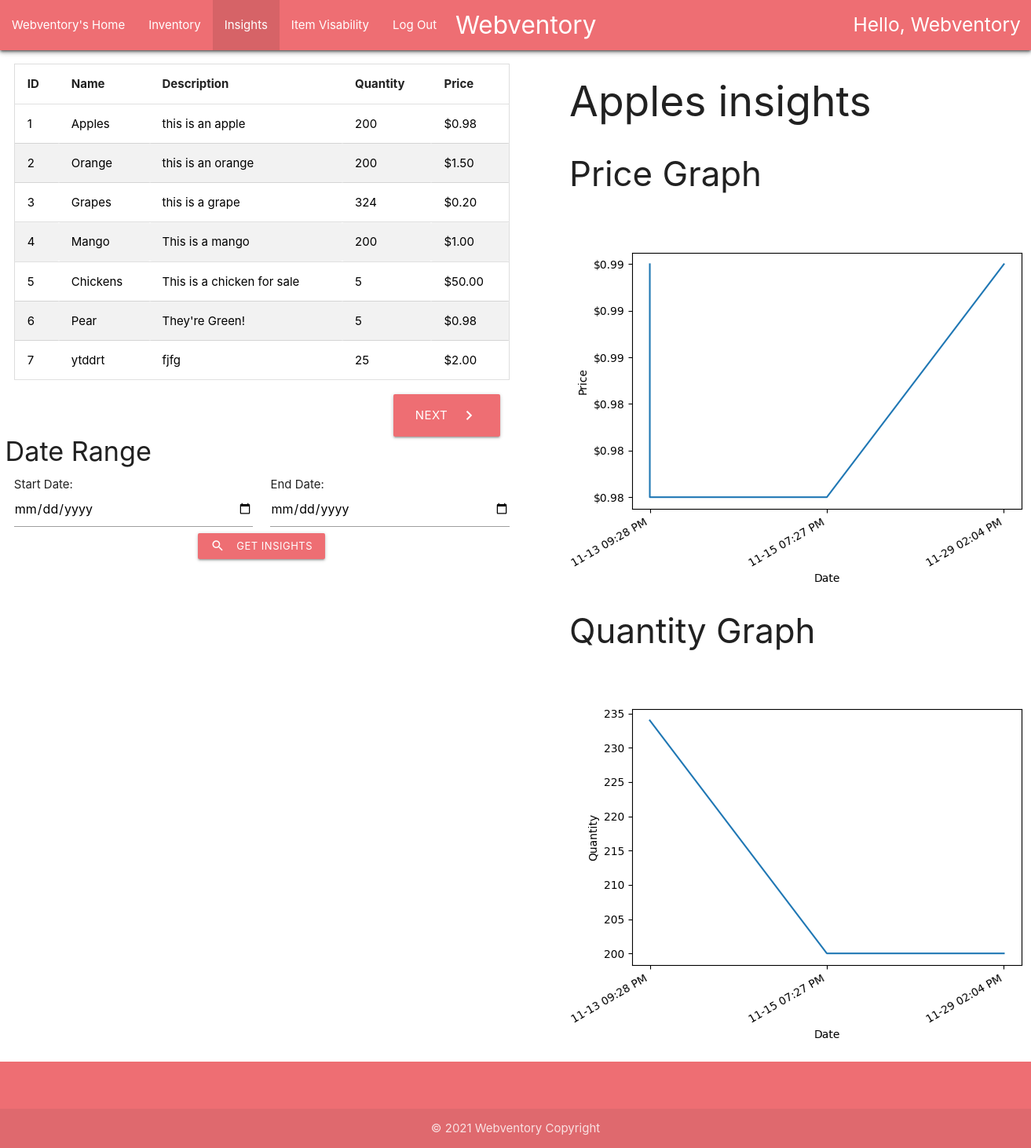
The app's page /userInsights/1/ (signed in), older data.
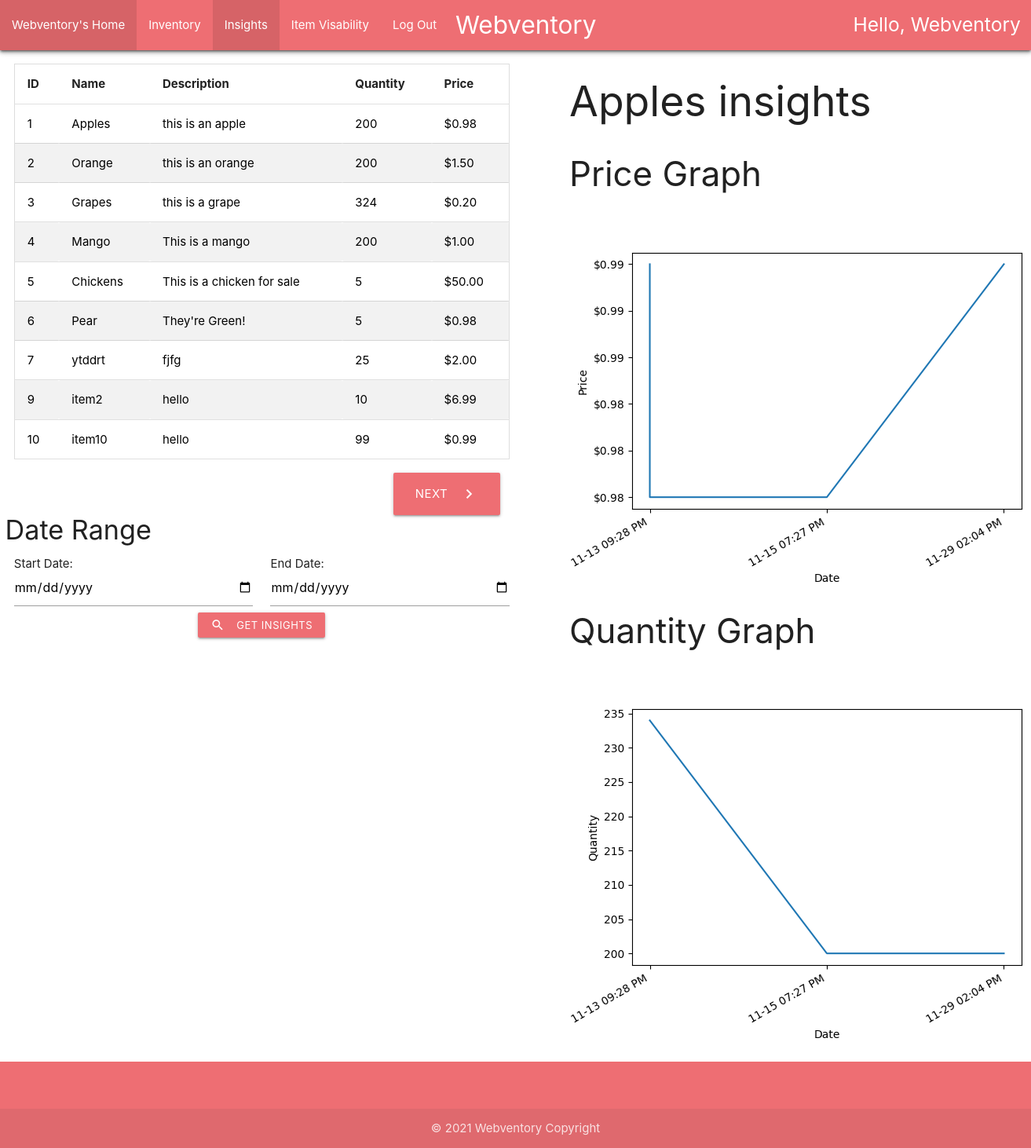
The same page, newer data.
### home/models.py (models this page shows, shortened)
class User(AbstractUser):
    username: str = models.CharField(max_length=30, unique=True)
    email: str = models.CharField(max_length=100)
    password: str = models.CharField(max_length=30)
    def __str__(self) -> str:
        return self.username

class Item(models.Model):
    id: int = models.AutoField(unique=True, primary_key=True)
    name: str = models.CharField(max_length=30)
    description: str = models.CharField(max_length=100)
    quantity: int = models.IntegerField()
    price: float = models.DecimalField(max_digits=9, decimal_places=2)
    user_visibility: str = models.TextField()
    def get_user_visibility(self) -> List[str]:
        return self.user_visibility.split(',')

### home/views.py (the view)
# urls.py: path('userInsights/', views.user_insights),
@login_required(login_url='/login')
def user_insights(request, item_id=0, item_range=10) -> render:
    date_pattern = re.compile("[\d]{4}-[\d]{2}-[\d]{2}")
    items: Item = Item.objects.filter(id__range=(
        (item_range - 10), item_range), user_visibility__contains=f'{request.user},').select_related()
    item_history: ItemHistory = str()
    if item_id != 0:
        item: Item = Item.objects.get(id=item_id)
        if request.POST:
            if request.POST.get('start_date_query') and request.POST.get('end_date_query'):
                if date_pattern.match(request.POST.get('start_date_query')) is not None and date_pattern.match(request.POST.get('end_date_query')) is not None:
                    start_date_query: date = request.POST['startDate'].split(
                        '-')
                    end_date_query: date = request.POST['endDate'].split('-')
                    start_date: datetime = datetime.datetime(int(start_date_query[0]), int(
                        start_date_query[1]), int(start_date_query[2]))
                    end_date: datetime = datetime.datetime(int(end_date_query[0]), int(
                        end_date_query[1]), int(end_date_query[2]))
                    if (start_date < end_date):
                        item_history = ItemHistory.objects.filter(
                            item_id=item, date_of_change__gte=start_date, date_of_change__lte=end_date)
                    else:
                        item_history = ItemHistory.objects.filter(
                            item_id=item).select_related()
        else:
            item_history: ItemHistory = ItemHistory.objects.filter(
                item_id=item).select_related()
        price_graph = quantity_graph = ''
        if len(item_history) > 1:
            date_change: List[date] = [x.date_of_change.strftime(
                '%m-%d %I:%M %p') for x in item_history if x.date_of_change]
            price_graph: str = f"home/temp/{request.user}/" + str(graph(
                date_change,
                [y.price_after for y in item_history
                 if y.price_after], str(request.user), True))
            quantity_graph = f"home/temp/{request.user}/" + str(graph(
                date_change,
                [y.quantity_after for y in item_history if
                 y.quantity_after], str(request.user), False))
        file_does_not_exist: bool = False if price_graph else True
        return render(request, 'home/userHomeInsights.html', {"username": str(request.user).title(),
                                                              "items": items,
                                                              "price_graph": price_graph,
                                                              "quantity_graph": quantity_graph,
                                                              "item": item,
                                                              "item_id": item_id, "item_range": item_range, "file_does_not_exist": file_does_not_exist})
    return render(request, 'home/userHomeInsights.html',
                  {"username": str(request.user).title(), "items": items, "item_id": item_id,
                   "item_range": item_range, })

### home/figures.py (called while the page is built)
def graph(x: List[date], y: List[Union[float, int]], username: str, is_price_graph: bool) -> str:
    fig, ax = plt.subplots()
    ax.plot(x, y)
    ax.set(xlabel="Date")
    if is_price_graph:
        ax.yaxis.set_major_formatter(StrMethodFormatter('${x:.2f}'))
        ax.set(ylabel="Price")
    else:
        ax.set(ylabel="Quantity")
    fig.autofmt_xdate()
    user_path = os.path.join(os.path.dirname(
        __file__), "static", "home", "temp", f'{username}')
    if not os.path.exists(user_path):
        os.makedirs(user_path)
    os.chdir(user_path)
    filename: str = f'graph_{random.randint(0,sys.maxsize)}.png'
    fig.savefig(filename, format="png")
    return filename

### home/templates/home/userHomeInsights.html (shortened to what this page needs)
{% extends 'home/userHome.html' %}  {% block content %}
{% include 'home/navbar.html' with insights="active" %}
<div class="container-fluid">
  <div class="row" style="padding-left: 0.5%">
    <div class="col s6 left">
      {% include 'home/inventoryTable.html' with rootPage="userInsights"%}
    </div>
    <div class="col s6 right container" style="padding-right: 2%; padding-left: 5%">
      {% load static %}
      {% if item %}
      <h2 style="margin-bottom: 40px">{{item.name}} insights</h2>
      {% endif %}
      {%if item and user.username in item.get_user_visibility %}
      <h3>Price Graph</h3>
      <span style="font-size: 30px; font-weight: bold">
        <img src="{% static price_graph %}" alt="No insights found yet!" />
      </span>
      <h3>Quantity Graph</h3>
      <span style="font-size: 30px; font-weight: bold">
        <img src="{% static quantity_graph %}" alt="No insights found yet!" />
      </span>
      {% elif not item %}
      <div class="center">
        {% include "home/card.html" with msg="Select an item to see your insights." %}
        <br><br><br><br><br><br><br><br><br><br><br><br><br><br><br><br><br><br><br><br><br><br><br>
      </div>
      {% else %}
      <h3>No insights found yet!</h3>
      {% endif %}
    </div>
    <div class="">
      <div class="col s6 left">
        {% include 'home/tableNav.html' with inventory="inventory" rootPage="userInsights" %}
      </div>
    </div>
    <div class="" style="margin-left: 0px">
      <br />
      <br />
      <br />
      {% if item %}
      <div class="container-fluid">
        {% load static %}
        <h4>Date Range</h4>
        <form name="dateRange" action="/userInsights/{{item.id}}/" method="post">
          <div class="input-field">
            <div class="col s3">
              Start Date:<input id="startDate" type="date" class="datepicker" name="startDate" />
            </div>
          </div>
          <div class="col s3">
            End Date:<input id="endDate" type="date" class="datepicker" name="endDate" />
          </div>
          <div class="center">
            <button type="submit" class="btn btn-small hoverable" style="background-color: #ee6e73;" name="action">
              <i class="material-icons left">search</i>Get Insights
            </button>
          </div>
        </form>
      </div>
      {% else%}
      <div class="container-fluid">
      </div>
      {% endif %}
    </div>
  </div>
</div>
{% endblock %}

### home/templates/home/userHome.html (shortened to what this page needs)
{% extends "home/userHomeBase.html" %}
{% block content %}
{% load static %}
{% endblock %}

### home/templates/home/userHomeBase.html (shortened to what this page needs)
<!DOCTYPE html>
<html lang="en">
<head>
  {% load static %}
  <link rel="stylesheet" href="{% static 'home/css/materialize.css' %}" />
  <link rel="stylesheet" href="{% static 'home/css/style.css' %}" />
  <link rel="stylesheet" href="{% static 'home/css/normalize.css' %}" />
</head>
<body>
  <main>{% block content %} {% endblock %}</main>
  {% include 'home/footer.html' %}
</body>
</html>

### home/templates/home/navbar.html (shortened to what this page needs)
<div style="width: 100%">
  <nav>
    <div class="nav-wrapper row s12 z-depth-2">
      <a href="/" class="brand-logo center" style="padding-left: 2%">Webventory</a>
      <ul class="left hide-on-med-and-down">
        <li class="{{home}}"><a href="/userHome">{{username}}'s Home</a></li>
        <li class="{{inventory}}"><a href="/userInventory">Inventory</a></li>
        <li class="{{insights}}"><a href="/userInsights">Insights</a></li>
        <li class="{{users}}"><a href="/userVisability">Item Visability</a></li>
        <li><a href="/logout">Log Out</a></li>
      </ul>
      <h5 class="right" style="padding-right: 1%; padding-top: 0.125%">
        Hello, {{username}}
      </h5>
    </div>
  </nav>
</div>

### home/templates/home/inventoryTable.html
<br>
{% if items %}
<table id="myTable">
    <thead>
        <tr>
            <th scope="col">ID</th>
            <th scope="col">Name</th>
            <th scope="col">Description</th>
            <th scope="col">Quantity</th>
            <th scope="col">Price</th>
        </tr>
    </thead>
    <tbody>
        {% for item in items %}
        {% if user.username in item.get_user_visibility %}
        <tr>
            <td><a style="color: black" href="/{{rootPage}}/{{item.id}}">
                    {{ item.id }}
                </a></td>
            <td><a style="color: black" href="/{{rootPage}}/{{item.id}}">
                    {{ item.name }}
                </a></td>
            <td><a style="color: black" href="/{{rootPage}}/{{item.id}}">
                    {{ item.description }}
                </a></td>
            <td><a style="color: black" href="/{{rootPage}}/{{item.id}}">
                    {{ item.quantity }}
                </a></td>
            <td><a style="color: black" href="/{{rootPage}}/{{item.id}}">
                    ${{ item.price|floatformat:2 }}
                </a></td>
        </tr>
        {% endif %}
        {% endfor %}
    </tbody>
</table>
{% elif item_range == 20 %}
<h4>No items in Inventory.</h4>
{% else %}
<h4>No Items Left.</h4>
{% endif %}
<br>

### home/templates/home/tableNav.html (shortened to what this page needs)
{% if items %}
<div class="col right"><a class="waves-effect waves-light btn-large hoverable" style="background-color: #ee6e73;"
        href="/{{rootPage}}/{{item_id}}/{{item_range|add:'10'}}"><i
            class="material-icons right">navigate_next</i>Next</a>
</div>
{% endif %}

### home/templates/home/footer.html (shortened to what this page needs)
<footer class="page-footer">
    <div class="container">
    </div>
    <div class="footer-copyright">
        <div class="container center">© 2021 Webventory Copyright</div>
    </div>
</footer>

### home/static/home/css/style.css (style rules this page uses)
body { display: flex; min-height: 100vh; flex-direction: column; }
main { flex: 1 0 auto; }
table { border-spacing: 0; width: 100%; border: 1px solid #ddd; }
th { cursor: pointer; }
th, td { text-align: left; padding: 16px; }
tr:nth-child(even) { background-color: #f2f2f2 }

Row changes from the older to the newer data that the page shows:
added Item: id "9", name "item2", description "hello", quantity "10", price "6.99"
added Item: id "10", name "item10", description "hello", quantity "99", price "0.99"
